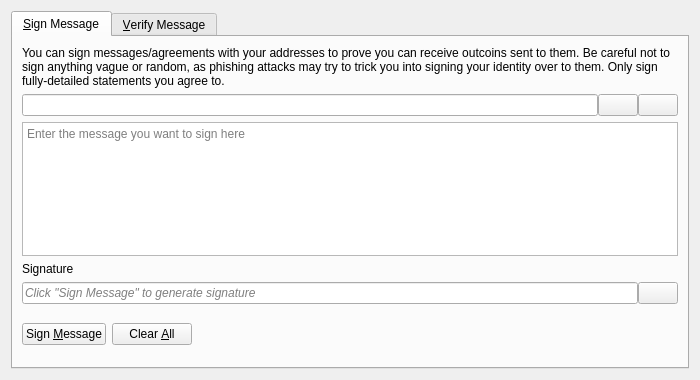
<?xml version="1.0" encoding="UTF-8"?>
<ui version="4.0">
 <class>SignVerifyMessageDialog</class>
 <widget class="QDialog" name="SignVerifyMessageDialog">
  <property name="geometry">
   <rect>
    <x>0</x>
    <y>0</y>
    <width>700</width>
    <height>380</height>
   </rect>
  </property>
  <property name="windowTitle">
   <string>Signatures - Sign / Verify a Message</string>
  </property>
  <property name="modal">
   <bool>true</bool>
  </property>
  <layout class="QVBoxLayout" name="verticalLayout">
   <item>
    <widget class="QTabWidget" name="tabWidget">
     <property name="currentIndex">
      <number>0</number>
     </property>
     <widget class="QWidget" name="tabSignMessage">
      <attribute name="title">
       <string>&amp;Sign Message</string>
      </attribute>
      <layout class="QVBoxLayout" name="verticalLayout_SM">
       <item>
        <widget class="QLabel" name="infoLabel_SM">
         <property name="text">
          <string>You can sign messages/agreements with your addresses to prove you can receive outcoins sent to them. Be careful not to sign anything vague or random, as phishing attacks may try to trick you into signing your identity over to them. Only sign fully-detailed statements you agree to.</string>
         </property>
         <property name="textFormat">
          <enum>Qt::PlainText</enum>
         </property>
         <property name="wordWrap">
          <bool>true</bool>
         </property>
        </widget>
       </item>
       <item>
        <layout class="QHBoxLayout" name="horizontalLayout_1_SM">
         <property name="spacing">
          <number>0</number>
         </property>
         <item>
          <widget class="QValidatedLineEdit" name="addressIn_SM">
           <property name="toolTip">
            <string>The Outcoin address to sign the message with</string>
           </property>
          </widget>
         </item>
         <item>
          <widget class="QPushButton" name="addressBookButton_SM">
           <property name="toolTip">
            <string>Choose previously used address</string>
           </property>
           <property name="text">
            <string/>
           </property>
           <property name="icon">
            <iconset resource="../bitcoin.qrc">
             <normaloff>:/icons/address-book</normaloff>:/icons/address-book</iconset>
           </property>
           <property name="shortcut">
            <string>Alt+A</string>
           </property>
           <property name="autoDefault">
            <bool>false</bool>
           </property>
          </widget>
         </item>
         <item>
          <widget class="QPushButton" name="pasteButton_SM">
           <property name="toolTip">
            <string>Paste address from clipboard</string>
           </property>
           <property name="text">
            <string/>
           </property>
           <property name="icon">
            <iconset resource="../bitcoin.qrc">
             <normaloff>:/icons/editpaste</normaloff>:/icons/editpaste</iconset>
           </property>
           <property name="shortcut">
            <string>Alt+P</string>
           </property>
           <property name="autoDefault">
            <bool>false</bool>
           </property>
          </widget>
         </item>
        </layout>
       </item>
       <item>
        <widget class="QPlainTextEdit" name="messageIn_SM">
         <property name="toolTip">
          <string>Enter the message you want to sign here</string>
         </property>
         <property name="placeholderText">
          <string>Enter the message you want to sign here</string>
         </property>
        </widget>
       </item>
       <item>
        <widget class="QLabel" name="signatureLabel_SM">
         <property name="text">
          <string>Signature</string>
         </property>
         <property name="textFormat">
          <enum>Qt::PlainText</enum>
         </property>
        </widget>
       </item>
       <item>
        <layout class="QHBoxLayout" name="horizontalLayout_2_SM">
         <property name="spacing">
          <number>0</number>
         </property>
         <item>
          <widget class="QLineEdit" name="signatureOut_SM">
           <property name="placeholderText">
            <string>Click "Sign Message" to generate signature</string>
           </property>
           <property name="font">
            <font>
             <italic>true</italic>
            </font>
           </property>
           <property name="readOnly">
            <bool>true</bool>
           </property>
          </widget>
         </item>
         <item>
          <widget class="QPushButton" name="copySignatureButton_SM">
           <property name="toolTip">
            <string>Copy the current signature to the system clipboard</string>
           </property>
           <property name="text">
            <string/>
           </property>
           <property name="icon">
            <iconset resource="../bitcoin.qrc">
             <normaloff>:/icons/editcopy</normaloff>:/icons/editcopy</iconset>
           </property>
           <property name="autoDefault">
            <bool>false</bool>
           </property>
          </widget>
         </item>
        </layout>
       </item>
       <item>
        <layout class="QHBoxLayout" name="horizontalLayout_3_SM">
         <item>
          <widget class="QPushButton" name="signMessageButton_SM">
           <property name="toolTip">
            <string>Sign the message to prove you own this Outcoin address</string>
           </property>
           <property name="text">
            <string>Sign &amp;Message</string>
           </property>
           <property name="icon">
            <iconset resource="../bitcoin.qrc">
             <normaloff>:/icons/edit</normaloff>:/icons/edit</iconset>
           </property>
           <property name="autoDefault">
            <bool>false</bool>
           </property>
          </widget>
         </item>
         <item>
          <widget class="QPushButton" name="clearButton_SM">
           <property name="toolTip">
            <string>Reset all sign message fields</string>
           </property>
           <property name="text">
            <string>Clear &amp;All</string>
           </property>
           <property name="icon">
            <iconset resource="../bitcoin.qrc">
             <normaloff>:/icons/remove</normaloff>:/icons/remove</iconset>
           </property>
           <property name="autoDefault">
            <bool>false</bool>
           </property>
          </widget>
         </item>
         <item>
          <spacer name="horizontalSpacer_1_SM">
           <property name="orientation">
            <enum>Qt::Horizontal</enum>
           </property>
           <property name="sizeHint" stdset="0">
            <size>
             <width>40</width>
             <height>48</height>
            </size>
           </property>
          </spacer>
         </item>
         <item>
          <widget class="QLabel" name="statusLabel_SM">
           <property name="font">
            <font>
             <weight>75</weight>
             <bold>true</bold>
            </font>
           </property>
           <property name="text">
            <string/>
           </property>
           <property name="wordWrap">
            <bool>true</bool>
           </property>
          </widget>
         </item>
         <item>
          <spacer name="horizontalSpacer_2_SM">
           <property name="orientation">
            <enum>Qt::Horizontal</enum>
           </property>
           <property name="sizeHint" stdset="0">
            <size>
             <width>40</width>
             <height>48</height>
            </size>
           </property>
          </spacer>
         </item>
        </layout>
       </item>
      </layout>
     </widget>
     <widget class="QWidget" name="tabVerifyMessage">
      <attribute name="title">
       <string>&amp;Verify Message</string>
      </attribute>
      <layout class="QVBoxLayout" name="verticalLayout_VM">
       <item>
        <widget class="QLabel" name="infoLabel_VM">
         <property name="text">
          <string>Enter the receiver's address, message (ensure you copy line breaks, spaces, tabs, etc. exactly) and signature below to verify the message. Be careful not to read more into the signature than what is in the signed message itself, to avoid being tricked by a man-in-the-middle attack. Note that this only proves the signing party receives with the address, it cannot prove sendership of any transaction!</string>
         </property>
         <property name="textFormat">
          <enum>Qt::PlainText</enum>
         </property>
         <property name="alignment">
          <set>Qt::AlignLeading|Qt::AlignLeft|Qt::AlignTop</set>
         </property>
         <property name="wordWrap">
          <bool>true</bool>
         </property>
        </widget>
       </item>
       <item>
        <layout class="QHBoxLayout" name="horizontalLayout_1_VM">
         <property name="spacing">
          <number>0</number>
         </property>
         <item>
          <widget class="QValidatedLineEdit" name="addressIn_VM">
           <property name="toolTip">
            <string>The Outcoin address the message was signed with</string>
           </property>
          </widget>
         </item>
         <item>
          <widget class="QPushButton" name="addressBookButton_VM">
           <property name="toolTip">
            <string>Choose previously used address</string>
           </property>
           <property name="text">
            <string/>
           </property>
           <property name="icon">
            <iconset resource="../bitcoin.qrc">
             <normaloff>:/icons/address-book</normaloff>:/icons/address-book</iconset>
           </property>
           <property name="shortcut">
            <string>Alt+A</string>
           </property>
           <property name="autoDefault">
            <bool>false</bool>
           </property>
          </widget>
         </item>
        </layout>
       </item>
       <item>
        <widget class="QPlainTextEdit" name="messageIn_VM">
          <property name="toolTip">
            <string>The signed message to verify</string>
          </property>
          <property name="placeholderText">
            <string>The signed message to verify</string>
          </property>
        </widget>
       </item>
       <item>
        <widget class="QValidatedLineEdit" name="signatureIn_VM">
          <property name="toolTip">
            <string>The signature given when the message was signed</string>
          </property>
          <property name="placeholderText">
            <string>The signature given when the message was signed</string>
          </property>
        </widget>
       </item>
       <item>
        <layout class="QHBoxLayout" name="horizontalLayout_2_VM">
         <item>
          <widget class="QPushButton" name="verifyMessageButton_VM">
           <property name="toolTip">
            <string>Verify the message to ensure it was signed with the specified Outcoin address</string>
           </property>
           <property name="text">
            <string>Verify &amp;Message</string>
           </property>
           <property name="icon">
            <iconset resource="../bitcoin.qrc">
             <normaloff>:/icons/transaction_0</normaloff>:/icons/transaction_0</iconset>
           </property>
           <property name="autoDefault">
            <bool>false</bool>
           </property>
          </widget>
         </item>
         <item>
          <widget class="QPushButton" name="clearButton_VM">
           <property name="toolTip">
            <string>Reset all verify message fields</string>
           </property>
           <property name="text">
            <string>Clear &amp;All</string>
           </property>
           <property name="icon">
            <iconset resource="../bitcoin.qrc">
             <normaloff>:/icons/remove</normaloff>:/icons/remove</iconset>
           </property>
           <property name="autoDefault">
            <bool>false</bool>
           </property>
          </widget>
         </item>
         <item>
          <spacer name="horizontalSpacer_1_VM">
           <property name="orientation">
            <enum>Qt::Horizontal</enum>
           </property>
           <property name="sizeHint" stdset="0">
            <size>
             <width>40</width>
             <height>48</height>
            </size>
           </property>
          </spacer>
         </item>
         <item>
          <widget class="QLabel" name="statusLabel_VM">
           <property name="font">
            <font>
             <weight>75</weight>
             <bold>true</bold>
            </font>
           </property>
           <property name="text">
            <string/>
           </property>
           <property name="wordWrap">
            <bool>true</bool>
           </property>
          </widget>
         </item>
         <item>
          <spacer name="horizontalSpacer_2_VM">
           <property name="orientation">
            <enum>Qt::Horizontal</enum>
           </property>
           <property name="sizeHint" stdset="0">
            <size>
             <width>40</width>
             <height>48</height>
            </size>
           </property>
          </spacer>
         </item>
        </layout>
       </item>
      </layout>
     </widget>
    </widget>
   </item>
  </layout>
 </widget>
 <customwidgets>
  <customwidget>
   <class>QValidatedLineEdit</class>
   <extends>QLineEdit</extends>
   <header>qt/qvalidatedlineedit.h</header>
  </customwidget>
 </customwidgets>
 <resources>
  <include location="../bitcoin.qrc"/>
 </resources>
 <connections/>
</ui>
